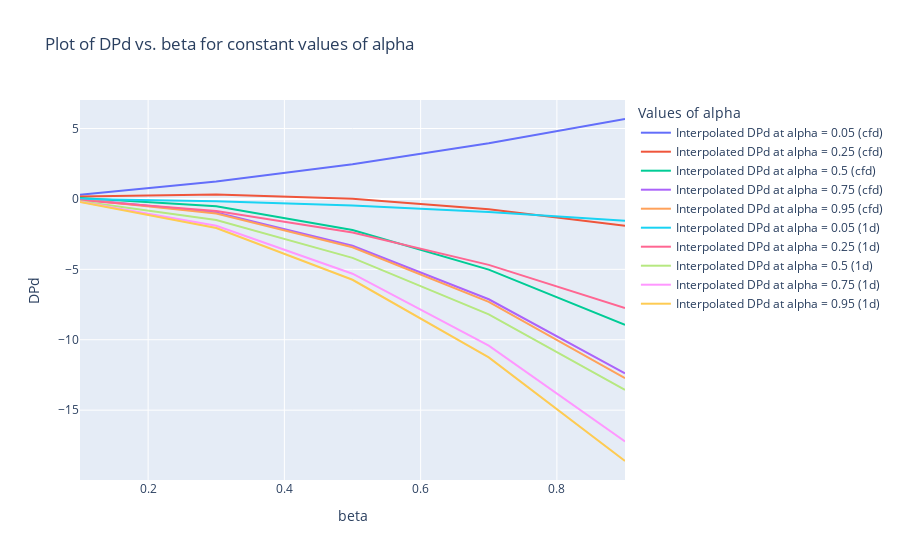
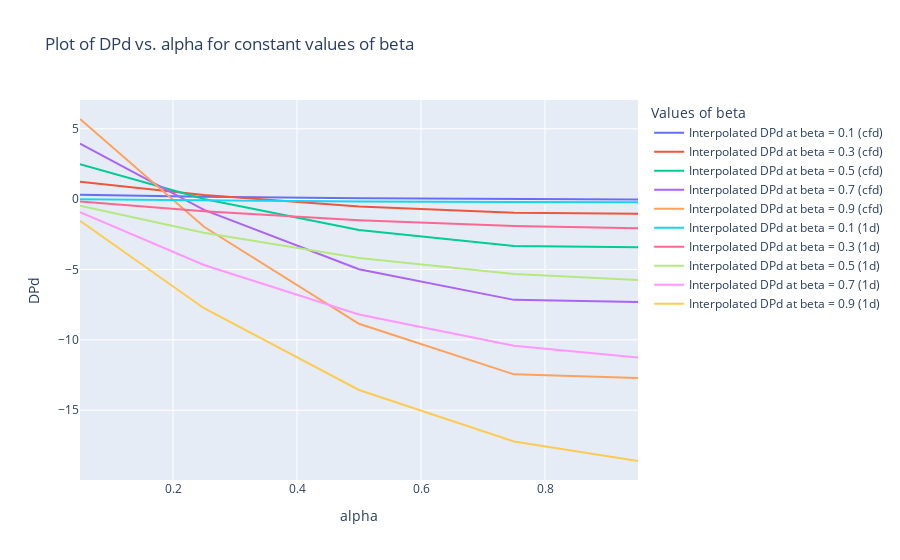
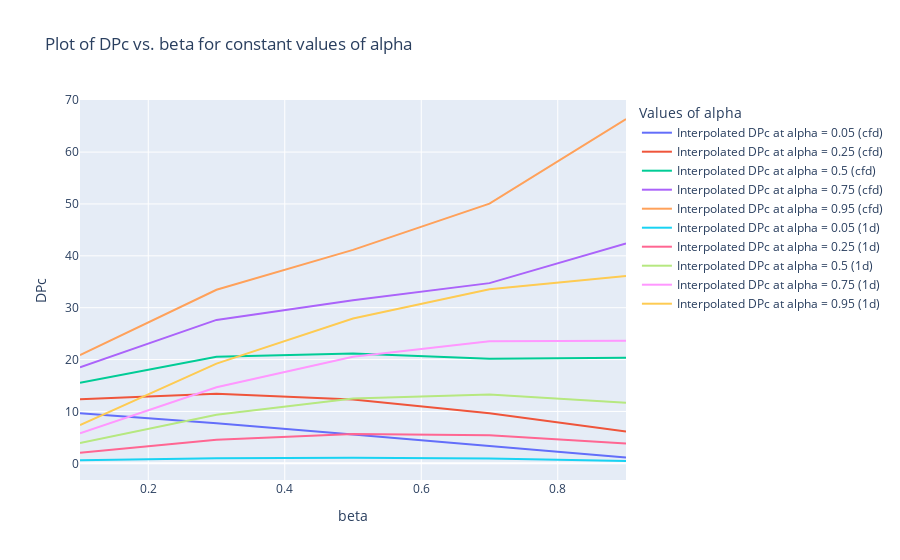
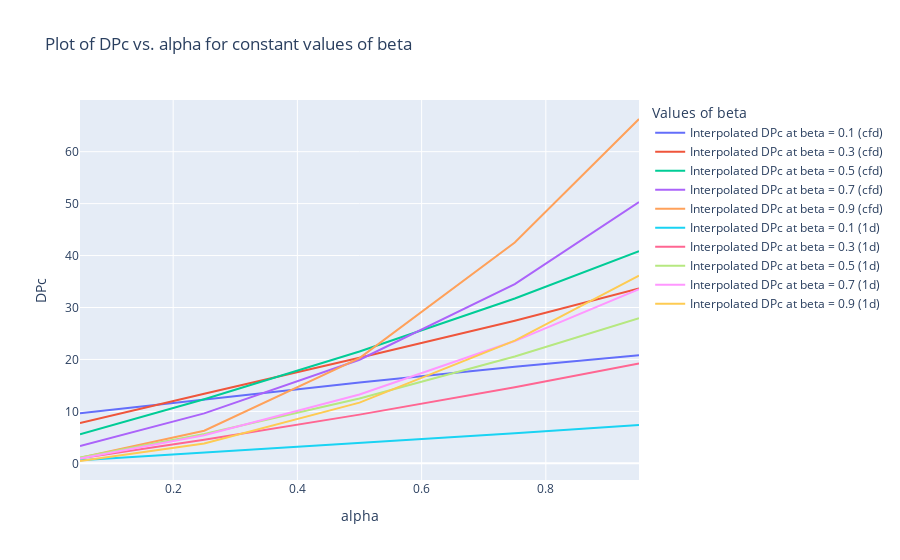

These figures' notebook cell, in order:
### Code cell
combined_fig_list = []  # This will store the combined figures

for i in range(len(fig_cfd_list)):
    combined_fig = go.Figure()
    fig = fig_cfd_list[i]
    fig2 = fig_1d_list[i]

    # Extract each trace from this figure and add it to the combined_fig
    for trace in fig.data:
        if trace['mode'] == 'lines':
            mtrace = trace
            mtrace['name'] = mtrace['name'] + " (cfd)"
            combined_fig.add_trace(mtrace)
        else:
            pass
    for trace in fig2.data:
        if trace['mode'] == 'lines':
            mtrace = trace
            mtrace['name'] = mtrace['name'] + " (1d)"
            combined_fig.add_trace(trace)
        else:
            pass

    combined_fig['layout'] = fig['layout']

    combined_fig_list.append(combined_fig)

for fig in combined_fig_list:
    fig.show()

### Figure 1 — Plotly figure (JSON) as saved in the notebook; plotly's stock layout.template omitted (floating-point values rounded to 4 significant figures)
{"data": [{"mode": "lines", "name": "Interpolated DPd at alpha = 0.05 (cfd)", "type": "scatter", "x": [0.1, 0.3, 0.5, 0.7, 0.9], "y": [0.304, 1.241, 2.465, 3.951, 5.676]}, {"mode": "lines", "name": "Interpolated DPd at alpha = 0.25 (cfd)", "type": "scatter", "x": [0.1, 0.3, 0.5, 0.7, 0.9], "y": [0.1662, 0.3092, 0.01184, -0.726, -1.904]}, {"mode": "lines", "name": "Interpolated DPd at alpha = 0.5 (cfd)", "type": "scatter", "x": [0.1, 0.3, 0.5, 0.7, 0.9], "y": [0.0608, -0.5199, -2.213, -5.021, -8.949]}, {"mode": "lines", "name": "Interpolated DPd at alpha = 0.75 (cfd)", "type": "scatter", "x": [0.1, 0.3, 0.5, 0.7, 0.9], "y": [0.0005243, -0.9665, -3.33, -7.125, -12.39]}, {"mode": "lines", "name": "Interpolated DPd at alpha = 0.95 (cfd)", "type": "scatter", "x": [0.1, 0.3, 0.5, 0.7, 0.9], "y": [-0.02061, -1.034, -3.436, -7.308, -12.73]}, {"mode": "lines", "name": "Interpolated DPd at alpha = 0.05 (1d)", "type": "scatter", "x": [0.1, 0.3, 0.5, 0.7, 0.9], "y": [-0.01219, -0.1647, -0.4653, -0.9224, -1.545]}, {"mode": "lines", "name": "Interpolated DPd at alpha = 0.25 (1d)", "type": "scatter", "x": [0.1, 0.3, 0.5, 0.7, 0.9], "y": [-0.08801, -0.8588, -2.389, -4.684, -7.752]}, {"mode": "lines", "name": "Interpolated DPd at alpha = 0.5 (1d)", "type": "scatter", "x": [0.1, 0.3, 0.5, 0.7, 0.9], "y": [-0.1609, -1.502, -4.183, -8.204, -13.56]}, {"mode": "lines", "name": "Interpolated DPd at alpha = 0.75 (1d)", "type": "scatter", "x": [0.1, 0.3, 0.5, 0.7, 0.9], "y": [-0.2068, -1.907, -5.31, -10.41, -17.22]}, {"mode": "lines", "name": "Interpolated DPd at alpha = 0.95 (1d)", "type": "scatter", "x": [0.1, 0.3, 0.5, 0.7, 0.9], "y": [-0.2249, -2.062, -5.74, -11.26, -18.61]}], "layout": {"legend": {"title": {"text": "Values of alpha"}}, "title": {"text": "Plot of DPd vs. beta for constant values of alpha"}, "xaxis": {"title": {"text": "beta"}}, "yaxis": {"title": {"text": "DPd"}}}}

### Figure 2 — Plotly figure (JSON) as saved in the notebook; plotly's stock layout.template omitted (floating-point values rounded to 4 significant figures)
{"data": [{"mode": "lines", "name": "Interpolated DPd at beta = 0.1 (cfd)", "type": "scatter", "x": [0.05, 0.25, 0.5, 0.75, 0.95], "y": [0.305, 0.1691, 0.06029, 0.0023, -0.01991]}, {"mode": "lines", "name": "Interpolated DPd at beta = 0.3 (cfd)", "type": "scatter", "x": [0.05, 0.25, 0.5, 0.75, 0.95], "y": [1.235, 0.303, -0.5251, -0.9684, -1.039]}, {"mode": "lines", "name": "Interpolated DPd at beta = 0.5 (cfd)", "type": "scatter", "x": [0.05, 0.25, 0.5, 0.75, 0.95], "y": [2.476, 0.01178, -2.192, -3.336, -3.426]}, {"mode": "lines", "name": "Interpolated DPd at beta = 0.7 (cfd)", "type": "scatter", "x": [0.05, 0.25, 0.5, 0.75, 0.95], "y": [3.955, -0.7639, -4.982, -7.159, -7.303]}, {"mode": "lines", "name": "Interpolated DPd at beta = 0.9 (cfd)", "type": "scatter", "x": [0.05, 0.25, 0.5, 0.75, 0.95], "y": [5.697, -1.966, -8.86, -12.45, -12.71]}, {"mode": "lines", "name": "Interpolated DPd at beta = 0.1 (1d)", "type": "scatter", "x": [0.05, 0.25, 0.5, 0.75, 0.95], "y": [-0.01185, -0.089, -0.1614, -0.2072, -0.2251]}, {"mode": "lines", "name": "Interpolated DPd at beta = 0.3 (1d)", "type": "scatter", "x": [0.05, 0.25, 0.5, 0.75, 0.95], "y": [-0.166, -0.855, -1.5, -1.906, -2.061]}, {"mode": "lines", "name": "Interpolated DPd at beta = 0.5 (1d)", "type": "scatter", "x": [0.05, 0.25, 0.5, 0.75, 0.95], "y": [-0.4635, -2.394, -4.188, -5.312, -5.742]}, {"mode": "lines", "name": "Interpolated DPd at beta = 0.7 (1d)", "type": "scatter", "x": [0.05, 0.25, 0.5, 0.75, 0.95], "y": [-0.9233, -4.682, -8.2, -10.41, -11.26]}, {"mode": "lines", "name": "Interpolated DPd at beta = 0.9 (1d)", "type": "scatter", "x": [0.05, 0.25, 0.5, 0.75, 0.95], "y": [-1.544, -7.753, -13.56, -17.22, -18.61]}], "layout": {"legend": {"title": {"text": "Values of beta"}}, "title": {"text": "Plot of DPd vs. alpha for constant values of beta"}, "xaxis": {"title": {"text": "alpha"}}, "yaxis": {"title": {"text": "DPd"}}}}

### Figure 3 — Plotly figure (JSON) as saved in the notebook; plotly's stock layout.template omitted (floating-point values rounded to 4 significant figures)
{"data": [{"mode": "lines", "name": "Interpolated DPc at alpha = 0.05 (cfd)", "type": "scatter", "x": [0.1, 0.3, 0.5, 0.7, 0.9], "y": [9.665, 7.741, 5.576, 3.318, 1.115]}, {"mode": "lines", "name": "Interpolated DPc at alpha = 0.25 (cfd)", "type": "scatter", "x": [0.1, 0.3, 0.5, 0.7, 0.9], "y": [12.33, 13.43, 12.32, 9.669, 6.155]}, {"mode": "lines", "name": "Interpolated DPc at alpha = 0.5 (cfd)", "type": "scatter", "x": [0.1, 0.3, 0.5, 0.7, 0.9], "y": [15.52, 20.56, 21.17, 20.16, 20.34]}, {"mode": "lines", "name": "Interpolated DPc at alpha = 0.75 (cfd)", "type": "scatter", "x": [0.1, 0.3, 0.5, 0.7, 0.9], "y": [18.51, 27.65, 31.44, 34.74, 42.37]}, {"mode": "lines", "name": "Interpolated DPc at alpha = 0.95 (cfd)", "type": "scatter", "x": [0.1, 0.3, 0.5, 0.7, 0.9], "y": [20.86, 33.46, 41.15, 50.07, 66.38]}, {"mode": "lines", "name": "Interpolated DPc at alpha = 0.05 (1d)", "type": "scatter", "x": [0.1, 0.3, 0.5, 0.7, 0.9], "y": [0.583, 0.9914, 1.098, 0.9133, 0.4483]}, {"mode": "lines", "name": "Interpolated DPc at alpha = 0.25 (1d)", "type": "scatter", "x": [0.1, 0.3, 0.5, 0.7, 0.9], "y": [2.035, 4.542, 5.661, 5.413, 3.819]}, {"mode": "lines", "name": "Interpolated DPc at alpha = 0.5 (1d)", "type": "scatter", "x": [0.1, 0.3, 0.5, 0.7, 0.9], "y": [3.896, 9.378, 12.49, 13.25, 11.69]}, {"mode": "lines", "name": "Interpolated DPc at alpha = 0.75 (1d)", "type": "scatter", "x": [0.1, 0.3, 0.5, 0.7, 0.9], "y": [5.806, 14.66, 20.56, 23.54, 23.63]}, {"mode": "lines", "name": "Interpolated DPc at alpha = 0.95 (1d)", "type": "scatter", "x": [0.1, 0.3, 0.5, 0.7, 0.9], "y": [7.37, 19.22, 27.92, 33.54, 36.12]}], "layout": {"legend": {"title": {"text": "Values of alpha"}}, "title": {"text": "Plot of DPc vs. beta for constant values of alpha"}, "xaxis": {"title": {"text": "beta"}}, "yaxis": {"title": {"text": "DPc"}}}}

### Figure 4 — Plotly figure (JSON) as saved in the notebook; plotly's stock layout.template omitted (floating-point values rounded to 4 significant figures)
{"data": [{"mode": "lines", "name": "Interpolated DPc at beta = 0.1 (cfd)", "type": "scatter", "x": [0.05, 0.25, 0.5, 0.75, 0.95], "y": [9.662, 12.35, 15.57, 18.58, 20.8]}, {"mode": "lines", "name": "Interpolated DPc at beta = 0.3 (cfd)", "type": "scatter", "x": [0.05, 0.25, 0.5, 0.75, 0.95], "y": [7.736, 13.41, 20.31, 27.45, 33.68]}, {"mode": "lines", "name": "Interpolated DPc at beta = 0.5 (cfd)", "type": "scatter", "x": [0.05, 0.25, 0.5, 0.75, 0.95], "y": [5.58, 12.35, 21.53, 31.75, 40.83]}, {"mode": "lines", "name": "Interpolated DPc at beta = 0.7 (cfd)", "type": "scatter", "x": [0.05, 0.25, 0.5, 0.75, 0.95], "y": [3.322, 9.622, 19.95, 34.51, 50.3]}, {"mode": "lines", "name": "Interpolated DPc at beta = 0.9 (cfd)", "type": "scatter", "x": [0.05, 0.25, 0.5, 0.75, 0.95], "y": [1.083, 6.268, 20.25, 42.53, 66.29]}, {"mode": "lines", "name": "Interpolated DPc at beta = 0.1 (1d)", "type": "scatter", "x": [0.05, 0.25, 0.5, 0.75, 0.95], "y": [0.5835, 2.036, 3.896, 5.807, 7.37]}, {"mode": "lines", "name": "Interpolated DPc at beta = 0.3 (1d)", "type": "scatter", "x": [0.05, 0.25, 0.5, 0.75, 0.95], "y": [0.9895, 4.538, 9.376, 14.66, 19.21]}, {"mode": "lines", "name": "Interpolated DPc at beta = 0.5 (1d)", "type": "scatter", "x": [0.05, 0.25, 0.5, 0.75, 0.95], "y": [1.101, 5.667, 12.49, 20.57, 27.93]}, {"mode": "lines", "name": "Interpolated DPc at beta = 0.7 (1d)", "type": "scatter", "x": [0.05, 0.25, 0.5, 0.75, 0.95], "y": [0.9109, 5.411, 13.25, 23.54, 33.54]}, {"mode": "lines", "name": "Interpolated DPc at beta = 0.9 (1d)", "type": "scatter", "x": [0.05, 0.25, 0.5, 0.75, 0.95], "y": [0.449, 3.819, 11.69, 23.63, 36.12]}], "layout": {"legend": {"title": {"text": "Values of beta"}}, "title": {"text": "Plot of DPc vs. alpha for constant values of beta"}, "xaxis": {"title": {"text": "alpha"}}, "yaxis": {"title": {"text": "DPc"}}}}
